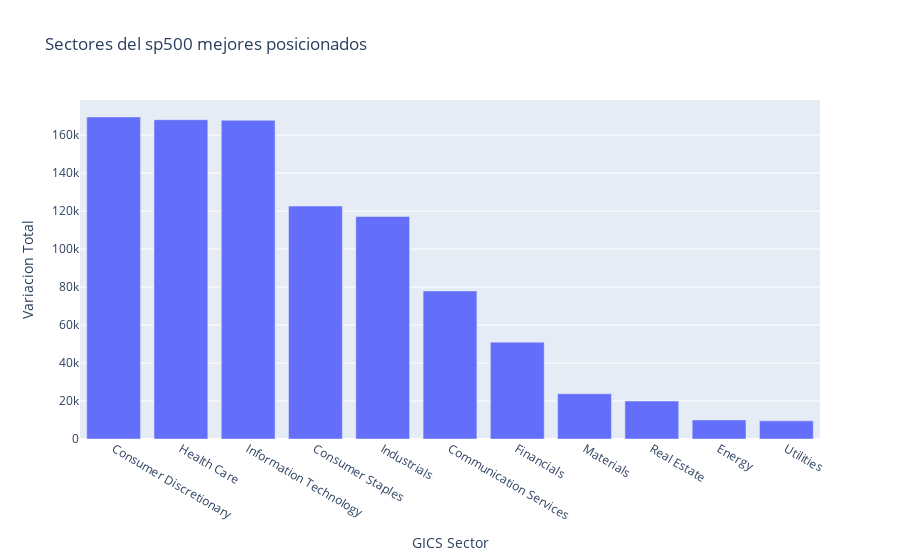

The notebook cell saved with this chart:
### Code cell
fig4 = px.bar(top_sector, x=top_sector.index, y='Variacion Total', title='Sectores del sp500 mejores posicionados')
fig4.show()

### Figure 1 — Plotly figure (JSON) as saved in the notebook; plotly's stock layout.template omitted (floating-point values rounded to 4 significant figures)
{"data": [{"alignmentgroup": "True", "hovertemplate": "GICS Sector=%{x}<br>Variacion Total=%{y}<extra></extra>", "legendgroup": "", "marker": {"color": "#636efa", "pattern": {"shape": ""}}, "name": "", "offsetgroup": "", "orientation": "v", "showlegend": false, "textposition": "auto", "type": "bar", "x": ["Consumer Discretionary", "Health Care", "Information Technology", "Consumer Staples", "Industrials", "Communication Services", "Financials", "Materials", "Real Estate", "Energy", "Utilities"], "xaxis": "x", "y": [169600.0, 168100.0, 167800.0, 122600.0, 117200.0, 77930.0, 50990.0, 23820.0, 20000.0, 10050.0, 9544.0], "yaxis": "y"}], "layout": {"barmode": "relative", "legend": {"tracegroupgap": 0}, "title": {"text": "Sectores del sp500 mejores posicionados"}, "xaxis": {"anchor": "y", "domain": [0, 1], "title": {"text": "GICS Sector"}}, "yaxis": {"anchor": "x", "domain": [0, 1], "title": {"text": "Variacion Total"}}}}
